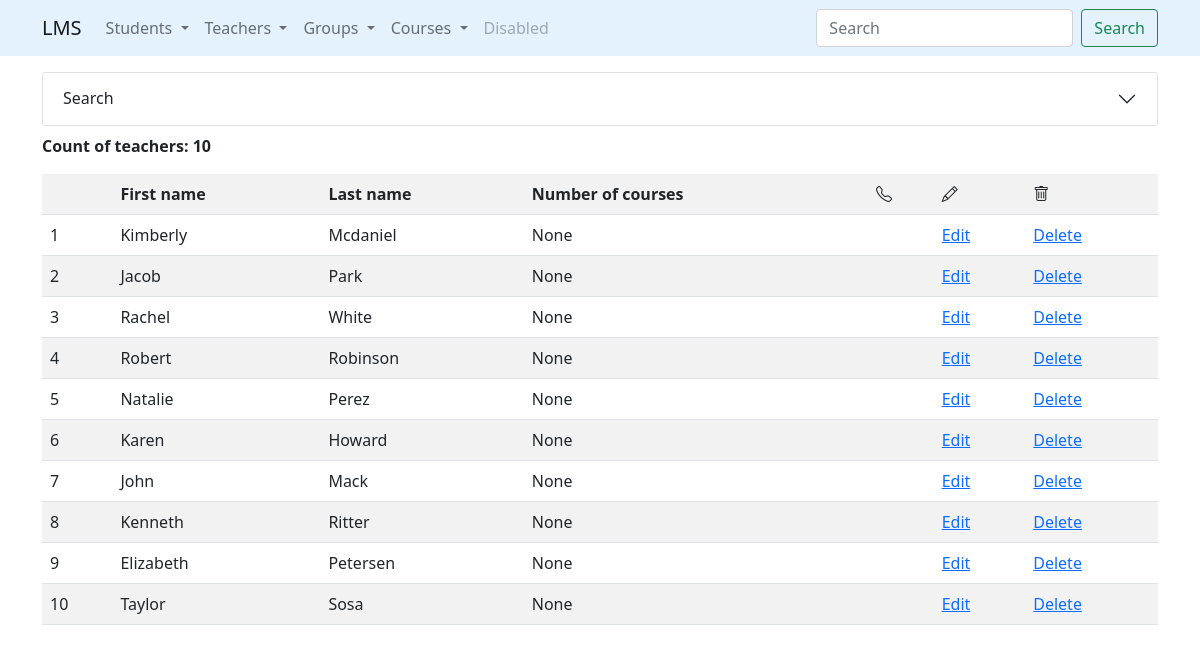
The page /teachers/ on the database as committed earlier.
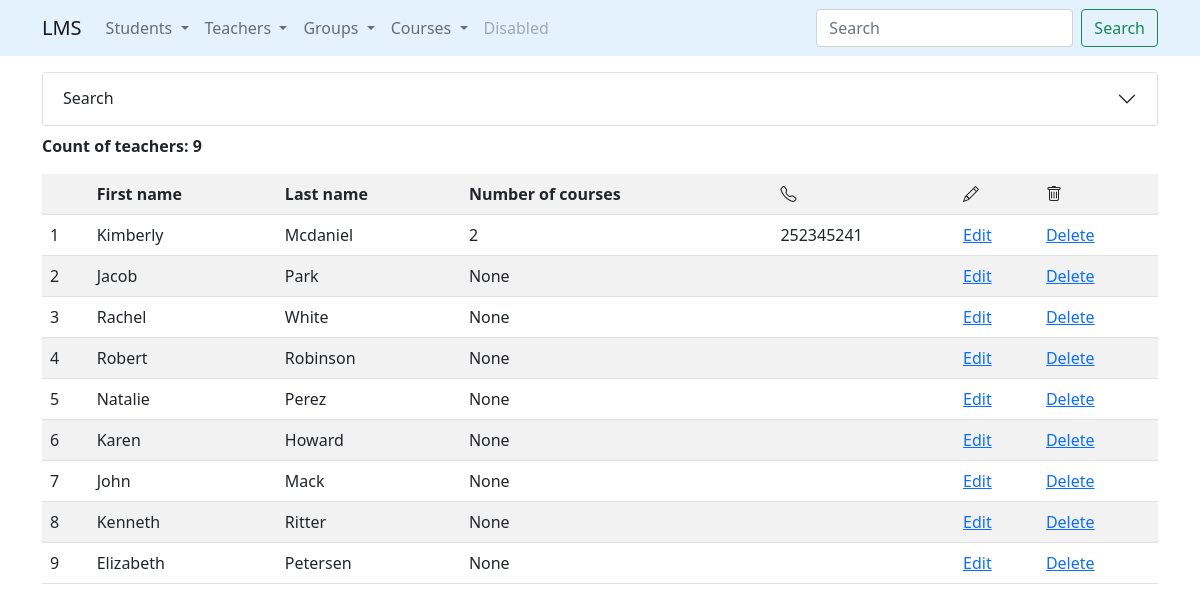
The same page on the database as committed later.
### teachers/models.py (models this page shows, shortened)
class Teacher(Person):
    num_of_courses = models.IntegerField(
        null=True
    )
    employment_date = models.DateField(default=datetime.date.today)
    phone_number = models.CharField(
        max_length=20,
        default='',
        validators=[
            MinLengthValidator(7),
            unique_number_validator
        ]
    )
    salary = models.PositiveIntegerField(default=1500)
    group = models.ForeignKey(
        Group,
        on_delete=models.SET_NULL,
        null=True,
        related_name='teachers'
    )

### teachers/views.py (the view)
# urls.py: path('', TeachersListView.as_view(), name='list'),
class TeachersListView(ListView):
    model = Teacher
    template_name = 'teachers/list.html'
    def get_queryset(self):
        filter_teachers = TeachersFilter(
            data=self.request.GET,
            queryset=self.model.objects.all()
        )
        return filter_teachers

### groups/models.py (called while the page is built)
    def __str__(self):
        return self.group_name

### teachers/templates/teachers/list.html (shortened to what this page needs)
{% extends 'base.html' %}
{% load crispy_forms_tags %}
{% block content %}
    <div class="accordion" id="accordionExample">
        <div class="accordion-item">
            <h2 class="accordion-header" id="headingOne">
                <button class="accordion-button collapsed" type="button"
                        data-bs-toggle="collapse" data-bs-target="#collapseOne"
                        aria-expanded="true" aria-controls="collapseOne">
            Search
                </button>
            </h2>
        </div>
    </div>
    <p class="mt-2"><strong>Count of teachers: {{ object_list.qs.count }}</strong></p>
    {% with list_object=object_list.qs %}
        {% include 'includes/teachers_list_table.html' %}
    {% endwith %}
{% endblock %}

### templates/includes/teachers_list_table.html
<table class="table table-striped table-hover">
    <tr>
        <th></th>
        <th>First name</th>
        <th>Last name</th>
        <th>Number of courses</th>
        <th><i class="bi bi-telephone"></i></th>
        <th><i class="bi bi-pencil"></i></th>
        <th><i class="bi bi-trash"></i></th>
    </tr>
    {% for teacher in list_object %}
        <tr>
            <td>{{ forloop.counter }}</td>
            <td>{{ teacher.first_name }}</td>
            <td>{{ teacher.last_name }}</td>
            <td>{{ teacher.num_of_courses }}</td>
            <td>{{ teacher.phone_number }}</td>
            <td><a href="{% url 'teachers:update' teacher.id %}">Edit</a></td>
            <td><a href="{% url 'teachers:delete' teacher.id %}">Delete</a></td>
        </tr>
    {% endfor %}
</table>

Rows that differ between the two databases and show on the page:
removed Teacher: first_name "Taylor", last_name "Sosa", num_of_courses "None"
changed Teacher "Kimberly": num_of_courses "None" → "2"; phone_number (not shown) → "252345241"
Other text that changed with them:
{{ object_list.qs.count }}: "10" → "9"
